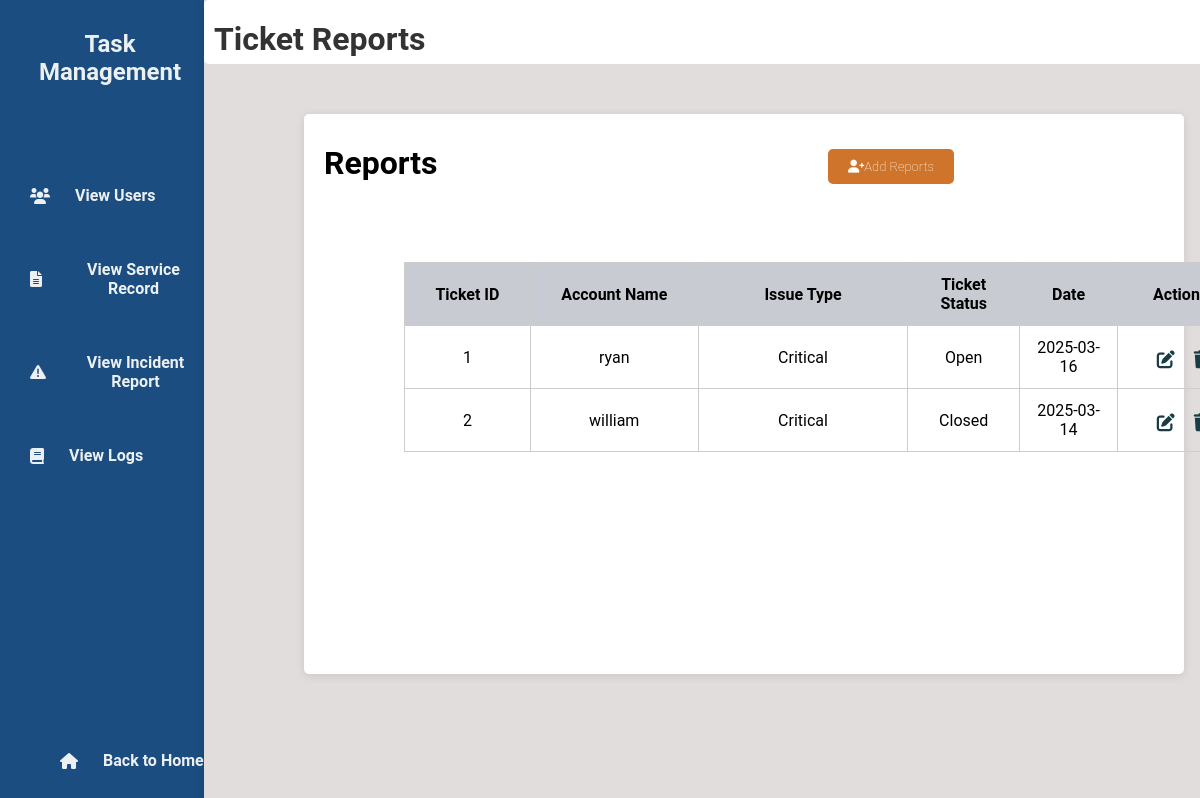
Screenshot of /staffD.php (signed in) with the database file from the repository.
### tables this page shows
CREATE TABLE `tbl_ticket` (
  `tbl_id` int(50) NOT NULL,
  `tbl_aname` varchar(200) NOT NULL,
  `tbl_type` varchar(200) NOT NULL,
  `tbl_status` varchar(200) NOT NULL,
  `tbl_date` date NOT NULL
);

### staffD.php (the view, shortened to what this page needs)
<?php
include "db.php";
$sql = "SELECT tbl_id, tbl_aname, tbl_type, tbl_status, tbl_date FROM tbl_ticket";
$result = $conn->query($sql);
?>
<!DOCTYPE html>
<html lang="en">
<head>
    <link rel="stylesheet" href="staff.css">
    <link rel="stylesheet" href="https://cdnjs.cloudflare.com/ajax/libs/font-awesome/6.0.0-beta3/css/all.min.css">
</head>
<body>
<div class="wrapper">
    <div class="sidebar">
        <h2>Task Management</h2>
        <ul>
            <li><a href="view_users.php"><i class="fas fa-users"></i> View Users</a></li>
            <li><a href="view_service_record.php"><i class="fas fa-file-alt"></i> View Service Record</a></li>
            <li><a href="view_incident_report.php"><i class="fas fa-exclamation-triangle"></i> View Incident Report</a></li>
            <li><a href="view_logs.php"><i class="fas fa-book"></i> View Logs</a></li>
        </ul>
        <footer>
        <a href="index.php" class="back-home"><i class="fas fa-home"></i> Back to Home</a>
        </footer>
    </div>
    <div class="container">
        <div class="upper">
        <h1>Ticket Reports</h1>
        </div>
     <div class="table-box">
     <h2>Reports</h2>
     <a href="createTickets.php" class="add-user-btn"><i class="fas fa-user-plus"></i>Add Reports</a>
     <table>
            <thead>
                <tr>
                    <th>Ticket ID</th>
                    <th>Account Name</th>
                    <th>Issue Type</th>
                    <th>Ticket Status</th>
                    <th>Date</th>
                    <th>Actions</th>
                </tr>
            </thead>
            <tbody>
                <?php
                if ($result->num_rows > 0) {
                    while ($row = $result->fetch_assoc()) {
                        echo "<tr>
                                <td>{$row['tbl_id']}</td>
                                <td>{$row['tbl_aname']}</td>
                                <td>" . ucfirst(strtolower($row['tbl_type'])) . "</td>
                                <td>" . ucfirst(strtolower($row['tbl_status'])) . "</td>
                                <td>{$row['tbl_date']}</td>
                                 <td>
                                    <a href='edit_user.php?id={$row['tbl_id']}'><i class='fas fa-edit'></i></a>
                                    <a href='delete_user.php?id={$row['tbl_id']}'><i class='fas fa-trash'></i></a>
                                </td>
                              </tr>";
                    }
                } else {
                    echo "<tr><td colspan='7'>No users found.</td></tr>";
                }
                ?>
            </tbody>
        </table>
     </div>
    </div>
</div>
</body>
</html>

### staff.css (style rules this page uses)
* { margin: 0; padding: 0; font-family: 'Roboto', sans-serif; }
body { min-height: 100vh; display: flex; align-items: center; }
.container { width: 85%; margin-left: 17%; padding: 20px; background-color: #e2dddd; box-shadow: 0 2px 10px rgba(0, 0, 0, 0.1); height: 100vh; position: fixed; }
.table-box { margin-top: 50px; width: 70%; padding: 20px; margin-right: 20px; margin-left: 80px; border-radius: 5px; background-color: #ffffff; box-shadow: 0 2px 10px rgba(0, 0, 0, 0.1); height: 65vh; position: fixed; }
.table-box h2 { text-align: left; margin-top: 10px; font-size: 2rem; }
.container .upper { border-radius: 5px; margin-top: -20px; margin-left: -20px; width: 100%; height: 8vh; background-color: #ffffff; }
.upper h1 { padding-top: 20px; padding-left: 10px; text-align: left; color: #333; }
.wrapper { display: flex; height: 100vh; }
.sidebar { width: 15%; background-color: #1b4d80; padding: 20px; border-right: 1px solid #ccc; height: 100vh; position: fixed; }
.sidebar h2 { margin-top: 10px; text-align: center; color: #ecf0f1; }
.sidebar ul { list-style-type: none; padding: 0; margin-top: 100px; margin-left: 10px; margin-bottom: 30px; }
.sidebar li { margin: 55px 0; }
.sidebar a { text-decoration: none; color: #ecf0f1; display: flex; align-items: center; text-align: center; }
footer a { margin-bottom: 50px; }
.sidebar a i { margin-right: 25px; }
.back-home { position: absolute; bottom: 20px; left: 60px; color: #ecf0f1; text-decoration: none; display: flex; align-items: center; }
table { width: 100%; margin-left: 80px;; border-collapse: collapse; margin-top: 80px; max-height: 100%; overflow-y: auto; display: block; }
th, td { border: 1px solid #ccc; padding: 12px; text-align: center; }
th:nth-child(1), td:nth-child(1) { width: 15%; }
th:nth-child(2), td:nth-child(2) { width: 20%; }
th:nth-child(3), td:nth-child(3) { width: 25%; }
th:last-child, td:last-child { width: 15%; }
th { background-color: #c8cbd1; color: rgb(0, 0, 0); }
a { display: inline-block; margin-top: 15px; text-decoration: none; color: #4CAF50; font-weight: bold; }
.add-user-btn { display: inline-block; background-color: #cf752b; color: white; padding: 10px 20px; border-radius: 5px; text-decoration: none; font-size: 13px; font-weight: lighter; transition: 0.3s; position: absolute; right: 230px; top: 20px; }
.table-box table a { font-size: 18px; color: #193d46; display: inline-flex; align-items: center; margin-right: 5px; margin-left: 10px; transition: color 0.3s; text-align: center; margin-top: 5px; }
.table-box a i { justify-content: center; }

### rows the page displays
tbl_ticket: tbl_id "1", tbl_aname "ryan", tbl_type "Critical", tbl_status "Open", tbl_date "2025-03-16"
tbl_ticket: tbl_id "2", tbl_aname "william", tbl_type "Critical", tbl_status "Closed", tbl_date "2025-03-14"
